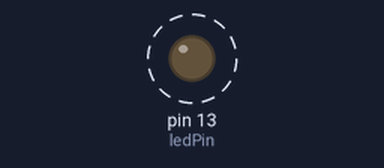
A sketch run on a simulated Arduino Mega 2560, built with avr-gcc and run on an emulated ATmega2560. Shown: output pins drawn as LEDs (lit = HIGH). Dashed ring = blinking. What the sketch prints to the serial monitor is not drawn.

Above: at 0.2 s.
Timing chart, 0 to 3.0 s (numbered marks = the images above):
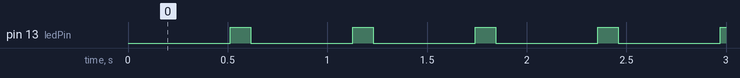

Measured:
- by itself, pin 13 (ledPin): alternates HIGH for 0.10 s and LOW for 0.51 s

The sketch:

lek_8.ino
```cpp
#include "./krnl.h"

#define STK 150

const byte ledPin = LED_BUILTIN;

struct k_t *pTask;
unsigned char taskStak[STK];

struct k_t *pTask_2;
unsigned char taskStak_2[STK];

void t1()
{
	while(1)
	{ // your tas
		k_sleep (500);
		digitalWrite (ledPin, HIGH);
		k_sleep (100);
		digitalWrite (ledPin, LOW);;
	}
}

void t2()
{
	while(1)
	{ // your tas
		k_sleep (300);
		Serial.println("task 2");
	}
}

void setup()
{
	int res;
	Serial.begin(115200);
	while (!Serial);
	pinMode (ledPin, OUTPUT);
	k_init (2, 0, 0);
	pTask = k_crt_task(t1, 10, taskStak, STK);
	pTask_2 = k_crt_task(t2, 2, taskStak_2, STK);

	res = k_start();

	Serial.println("kølmyfirsttask");
	Serial.print("ups an error occured:");
	Serial.println(res);
	while(1);
}
```

Source omitted: krnl.c (34601 bytes), krnl.h (53262 bytes)
